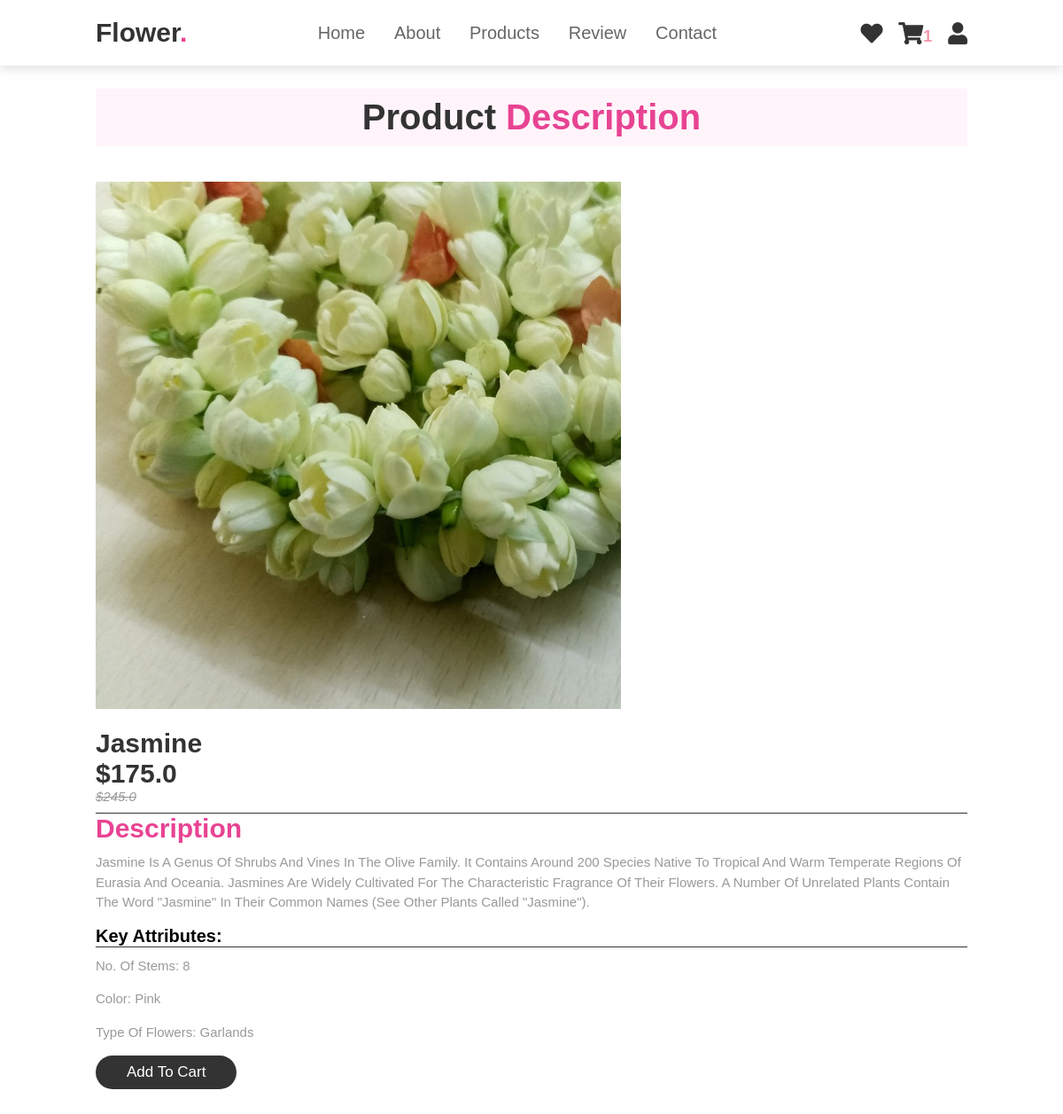
/product/1/ (signed in), run on the app's committed database.
### core/models.py (models this page shows, shortened)
class CartItem(models.Model):
    user = models.ForeignKey(User, on_delete=models.CASCADE)
    item = models.ManyToManyField(Order)
    start_date = models.DateTimeField(auto_now_add=True)
    order_date = models.DateTimeField()
    ordered = models.BooleanField(default=False)
    class Meta:
        verbose_name = 'CartItem'
        verbose_name_plural = 'CartItems'

class Item(models.Model):
    flower_name = models.CharField(max_length=100, default="")
    price = models.FloatField()
    discount_price = models.FloatField(blank=True, null=True)
    description = models.TextField()
    category = models.ForeignKey(Category, on_delete=models.CASCADE)
    label = models.CharField(choices=label_choices,
                             default="", max_length=2, blank=True, null=True)
    item_image = models.ImageField(
        upload_to="uploads/", default='/images/no-image.jpg')
    is_auctioned = models.BooleanField(default=False)
    class Meta:
        verbose_name_plural = 'Items'
    def get_add_to_cart_url(self):
        return reverse("core:add-to-cart", kwargs={'pk': self.pk})

class Category(models.Model):
    category_name = models.CharField(max_length=50)
    class Meta:
        verbose_name_plural = "categories"
    def __str__(self):
        return self.category_name

### core/views.py (the view)
class ProductDetailView(LoginRequiredMixin, DetailView):
    model = Item
    context_object_name = 'Flower'
    template_name = "Product_detail.html"

### core/templatetags/cart_tags.py (called while the page is built)
@register.filter
def cart_item_count(user):
    if user.is_authenticated:
        items = CartItem.objects.filter(user=user, ordered=False)
        if items.exists():
            return items[0].item.count()
    else:
        return 0

### Templates/Product_detail.html
{% extends 'base.html' %}
{% load static %}
{% block csslink %}
<link rel="stylesheet" href={% static 'css/detail.css' %}/>
{% endblock csslink %}
{% block content %}
    <section class="about" id="about">
      <h1 class="heading">Product<span> Description</span></h1>
      <div class="row">
        <div class="video-container">
          <img src="{{Flower.item_image.url}}" alt="" />
        </div>
        <div class="content">
          <h3>{{Flower.flower_name}}</h3>
          <h3>${{Flower.discount_price}}</h3>
          <span class="detail-price ">${{Flower.price}}</span>
          <h3 class="descsize"><span>Description</span></h3>
          <p style="margin-bottom: 1rem;">
            {{Flower.description}}
          </p>
          <div class="attributes">
            <h4>Key Attributes:</h4>
            <p>No. of stems: 8</p>
            <p>color: pink</p>
            <p>Type of Flowers: {{Flower.category}}</p>
          </div>
          <a href="{{Flower.get_add_to_cart_url}}" class="btn">Add to Cart</a>
        </div>
      </div>
    </section>
    {% endblock content %}

### Templates/base.html (shortened to what this page needs)
{% load static %}
{% load cart_tags %}
<!DOCTYPE html>
<html lang="en">
  <head>
    <link
      rel="stylesheet"
      href="https://cdnjs.cloudflare.com/ajax/libs/font-awesome/5.15.4/css/all.min.css"
    />
    <link rel="stylesheet" href= {% static 'css/style.css' %}/>
    {% block csslink %}
    {% endblock csslink %}
  </head>
  <body>
    <div>
    <header>
      <a href="#" class="logo">flower<span>.</span></a>
      <nav class="navbar">
        <a href={% url 'core:Home-Page' %}>home</a>
        <a href="#about">about</a>
        <a href="#products">products</a>
        <a href="#review">review</a>
        <a href="#contact">contact</a>
      </nav>
      <div class="icons">
        <a href="#" class="fas fa-heart"></a>
        <a href="{% url 'core:order-summary' %}" class="fas fa-shopping-cart"
        ><span style=" color: #f496a9; font-size: large;">{{request.user | cart_item_count }}</span></a>
        <a href="signup.html" class="fas fa-user"></a>
      </div>
    </header>
    {% block content %}
    {% endblock content %}
  </div>
  </body>
</html>

### static/css/style.css (style rules this page uses)
:root { --pink: #e84393; }
* { margin: 0%; padding: 0%; box-sizing: border-box; font-family: Verdana, Geneva, Tahoma, sans-serif; outline: none; text-decoration: none; border: none; text-transform: capitalize; transition: 0.2s linear; }
html { font-size: 62.5%; scroll-behavior: smooth; scroll-padding-top: 6rem; overflow-x: hidden; }
section { padding: 2rem 9%; }
.heading { text-align: center; font-size: 4rem; color: #333; margin: 2rem 0; padding: 1rem; background-color: rgba(255, 51, 153, 0.05); }
.heading span { color: var(--pink); }
.btn { display: inline-block; background-color: #333; font-size: 1.7rem; border-radius: 5rem; color: #fff; padding: 0.9rem 3.5rem; cursor: pointer; margin-top: 1rem; }
header { position: fixed; top: 0%; right: 0%; left: 0%; background-color: #fff; padding: 2rem 9%; display: flex; align-items: center; justify-content: space-between; z-index: 1000; box-shadow: 0 0.5rem 1rem rgba(0, 0, 0, 0.1); }
header .logo { font-size: 3rem; color: #333; font-weight: bolder; }
header .logo span { color: var(--pink); }
header .navbar a { font-size: 2rem; padding: 0 1.5rem; color: #666; }
header .icons a { font-size: 2.5rem; color: #333; margin-left: 1.5rem; }
.about .row { display: flex; flex-wrap: wrap; align-items: center; gap: 2rem; padding: 2rem 0; padding-bottom: 3rem; }
.about .row .video-container { flex: 1 1 40rem; position: relative; }
.about .row .content { flex: 1 1 40rem; }
.about .row .content h3 { font-size: 3rem; color: #333; }
.about .row .content p { font-size: 1.5rem; color: #999; padding: 0.5rem 0; padding-top: 1rem; line-height: 1.5; }

### static/css/detail.css (style rules this page uses)
:root { --pink: #e84393; }
* { margin: 0%; padding: 0%; box-sizing: border-box; font-family: Verdana, Geneva, Tahoma, sans-serif; outline: none; text-decoration: none; border: none; text-transform: capitalize; transition: 0.2s linear; }
html { font-size: 62.5%; scroll-behavior: smooth; scroll-padding-top: 6rem; overflow-x: hidden; }
section { padding: 2rem 9%; }
.heading { text-align: center; font-size: 4rem; color: #333; margin: 2rem 0; padding: 1rem; background-color: rgba(255, 51, 153, 0.05); }
.heading span { color: var(--pink); }
.btn { display: inline-block; background-color: #333; font-size: 1.7rem; border-radius: 5rem; color: #fff; padding: 0.9rem 3.5rem; cursor: pointer; margin-top: 1rem; }
header { position: fixed; top: 0%; right: 0%; left: 0%; background-color: #fff; padding: 2rem 9%; display: flex; align-items: center; justify-content: space-between; z-index: 1000; box-shadow: 0 0.5rem 1rem rgba(0, 0, 0, 0.1); }
header .logo { font-size: 3rem; color: #333; font-weight: bolder; }
header .logo span { color: var(--pink); }
header .navbar a { font-size: 2rem; padding: 0 1.5rem; color: #666; }
header .icons a { font-size: 2.5rem; color: #333; margin-left: 1.5rem; }
.detail-price { font-size: 1.5rem; color: #999; font-weight: lighter; text-decoration: line-through; font-style: italic; }
.about .row { display: flex; flex-wrap: wrap; align-items: center; gap: 2rem; padding: 2rem 0; padding-bottom: 3rem; }
.about .row .video-container { flex: 1 1 40rem; position: relative; }
.about .row .content { flex: 1 1 40rem; }
.about .row .content h3 { font-size: 3rem; color: #333; }
.about .row .content p { font-size: 1.5rem; color: #999; padding: 0.5rem 0; padding-top: 1rem; line-height: 1.5; }
.about .heading { margin-top: 8rem; }
.descsize { border-top: 1px solid #333; margin-top: 1rem; }
.descsize span { color: var(--pink); }
.attributes h4 { font-size: 2rem; border-bottom: 1px solid #333; }

### data on the page
Item: item_image (picture), flower_name "Jasmine", discount_price "175.0", price "245.0", description "Jasmine Is A Genus Of Shrubs And Vines In The Olive Family. It Contains Around 200 Species Native To Tropical And Warm Temperate Regions Of Eurasia And Oceania. Jasmines Are Widely Cultivated For The Characteristic Fragrance Of Their Flowers. A Number Of Unrelated Plants Contain The Word \"jasmine\" In Their Common Names (See Other Plants Called \"jasmine\").", category "Garlands"

### other printed values
{{ request.user | cart_item_count }} "1"
